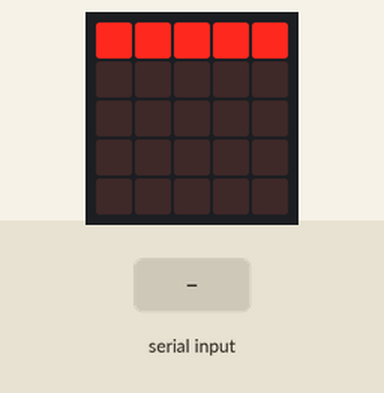
This program was run on a simulated BBC micro:bit (MakeCode). On the bench: the board's 5×5 LED display. The inputs (shaded band) are chosen by the test bench. USB keyboard and mouse output is not drawn.

Above: at 1.6 s.
1.7 s: "1\n" received over the second serial link
At 2.4 s:
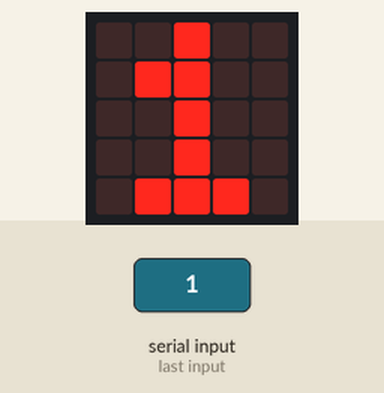
3.2 s: "0\n" received over the second serial link
At 4.3 s:
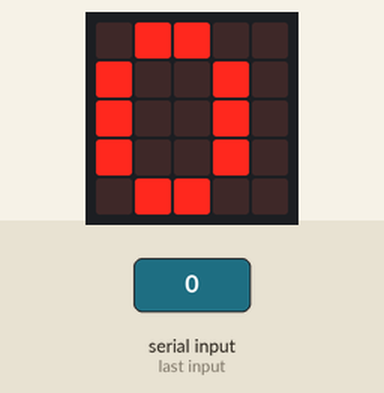
4.9 s: "2\n" received over the second serial link
At 6.3 s:
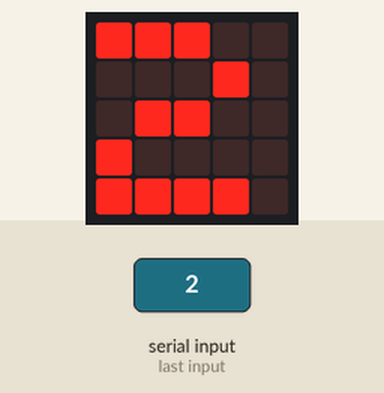
Timing chart, 0 to 7.9 s (numbered marks = the images above; inputs shaded):
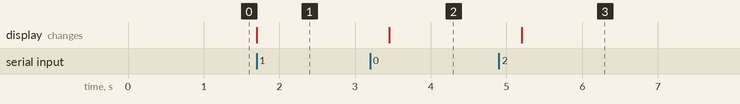

The program:

main.ts
```typescript
serial.onDataReceived(serial.delimiters(Delimiters.NewLine), function () {
    basic.showString(serial.readUntil(serial.delimiters(Delimiters.NewLine)))
    gamepad.send(
    gamepad._buttons(GameButton.A, true),
    127,
    127,
    gamepad._dpad(GameDirection.down),
    0,
    0
    )
    basic.pause(1000)
    gamepad.send(
    gamepad._buttons(GameButton.A, false),
    0,
    0,
    gamepad._dpad(GameDirection.noDirection),
    0,
    0
    )
})
basic.showLeds(`
    # # # # #
    . . . . .
    . . . . .
    . . . . .
    . . . . .
    `)
serial.redirect(
SerialPin.P13,
SerialPin.P14,
BaudRate.BaudRate9600
)
gamepad.startGamepadService()
basic.forever(function () {

})
```

test.ts
```typescript
// tests go here; this will not be compiled when this package is used as an extension.
```

Measured:
- after the input at 1.7 s, the display: changes at once (image 1)
- after the input at 3.2 s, the display: changes after 0.25 s (image 2)
- after the input at 4.9 s, the display: changes after 0.30 s (image 3)
